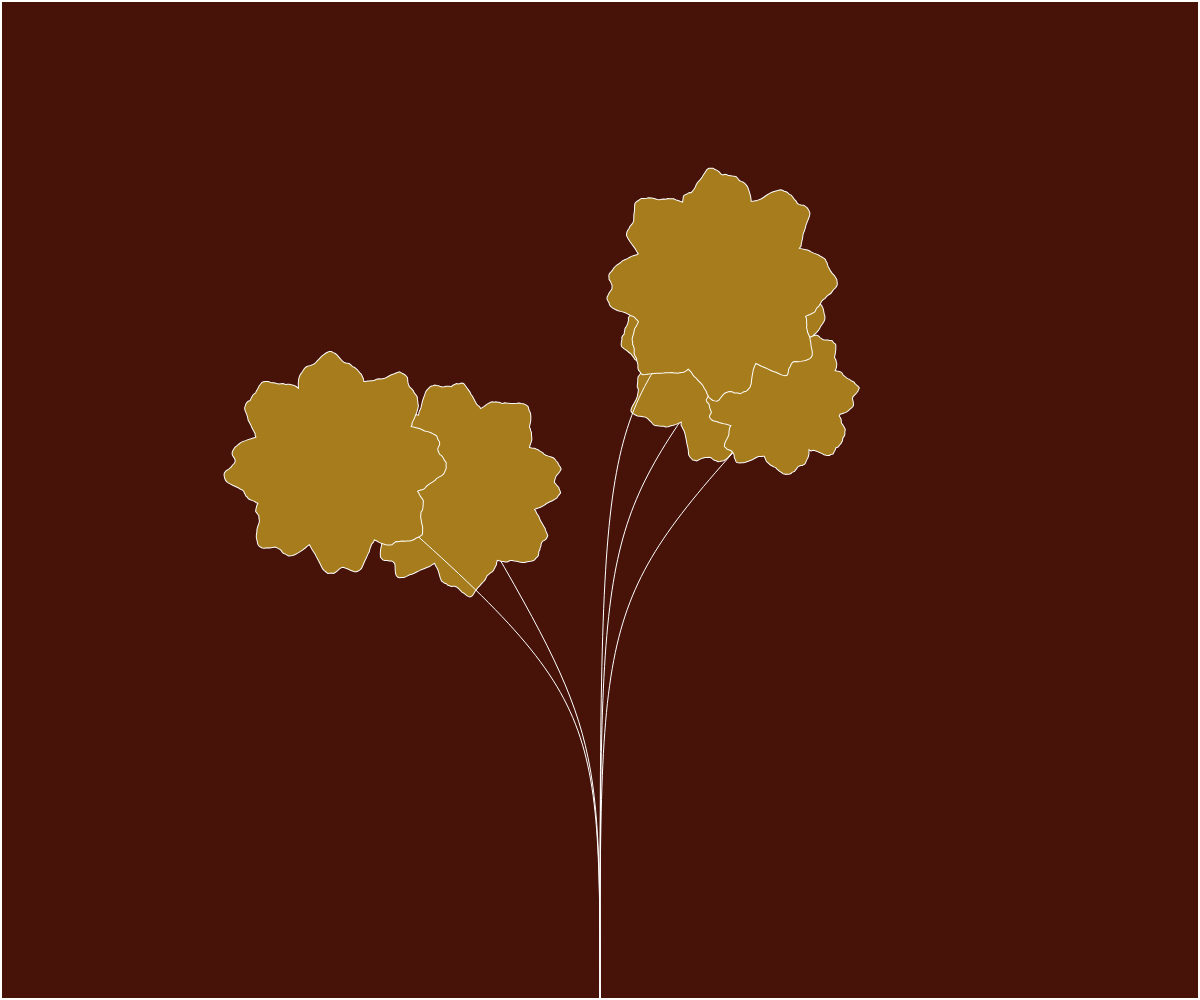
Frame 1 (no input)
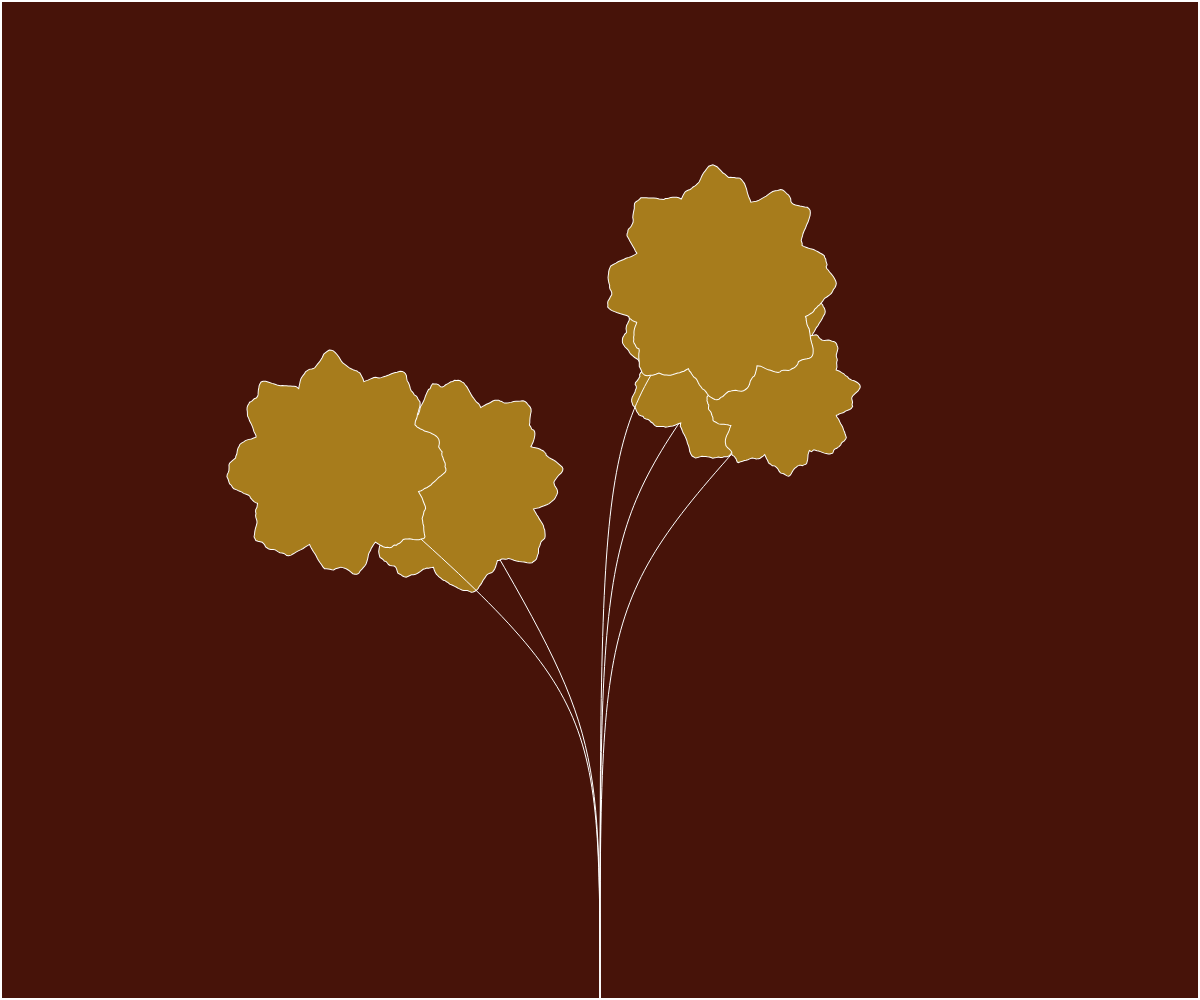
Frame 60 (no input)
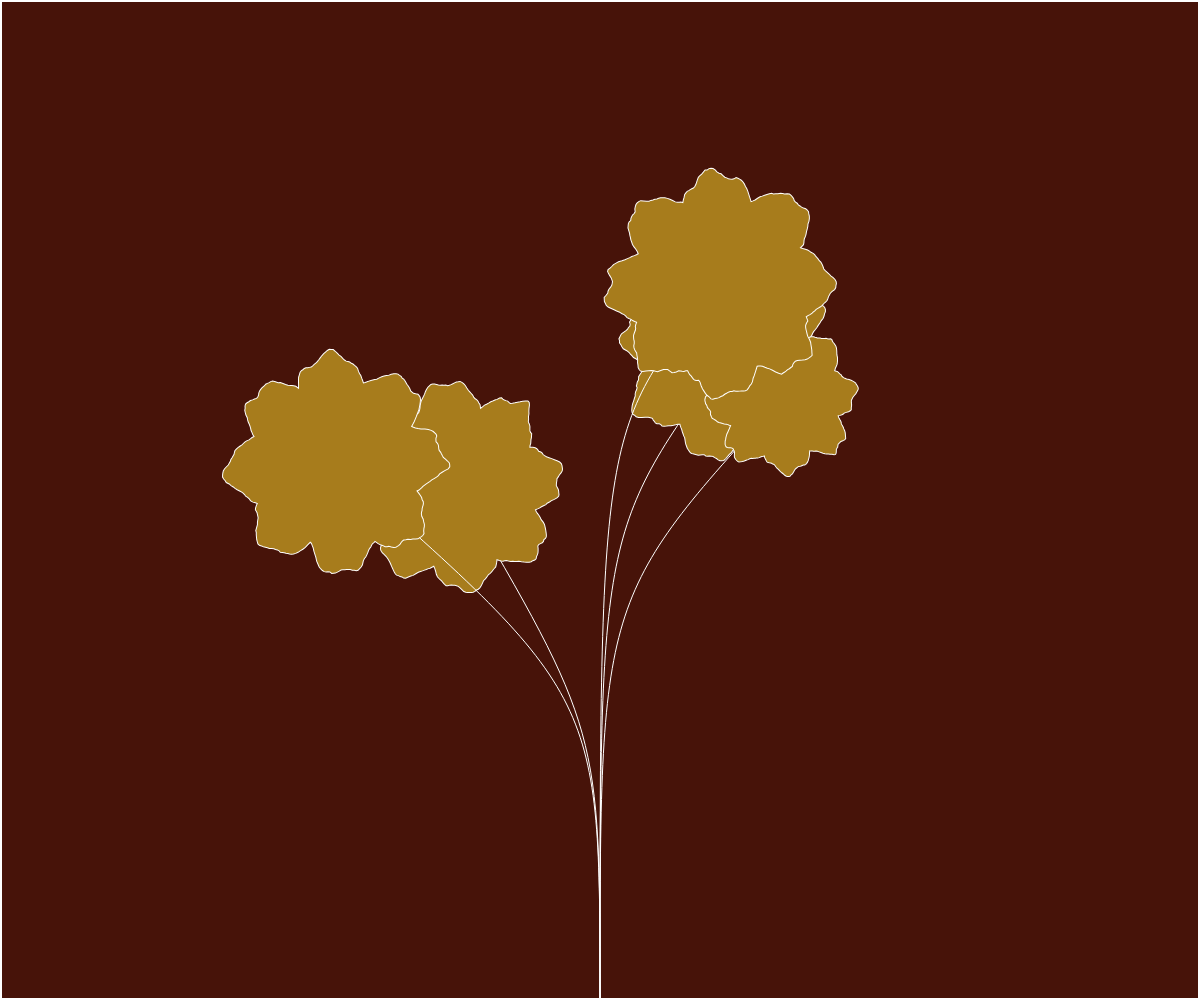
Frame 120 (the mouse pressed at the canvas centre since frame 60)

The p5.js sketch that drew these frames (run headless with seeded random() and noise() and a simulated clock; from frame 60 on, the mouse is pressed at the canvas centre):

// p5.js sketch
// ── sketch.js
let plant;
let plants = [];
let bg; let flr; let stem;

function showBorder(stWt) {
  strokeWeight(stWt*2);
  line(0, 0, width, 0);
  line(width, 0, width, height);
  line(width, height, 0, height);
  line(0, height, 0, 0);
}

function windowResized() {
  setup();
}

function setup() {
  createCanvas(windowWidth, windowHeight);
  console.log({width: width, height: height});
  bg = {col: color('rgb(71, 19, 9)')}
  flr = {col: color('rgb(255, 255, 255)'), fill: color('rgb(167, 124, 28)'), wt: 1};
  stem = {col: color('rgb(255, 255, 255)'), wt: 1};
  for (let i = 0; i < 5; i++) {
    let tol = 0.50;
    let x = width / 2;
    x += x * random(-tol, tol);
    let y = height / 2;
    y += y * random(-tol, tol);
    let rScale = map(random(), 0, 1, 0.5, 1.05);
    plants[i] = new Plant(width/2, height, x, y, height / 4 * rScale);
  }
}

function draw() {
  frameRate(25);
  background(bg.col);
  angleMode(DEGREES);

  for (let i = 0; i < plants.length; i++) {
    plants[i].show(stem.col, stem.wt, flr.col, flr.wt, flr.fill);
  }

  stroke(255);
  showBorder(2);
}

// ── flower.js
class Flower {
  constructor(x, y, r) {
    this.x = x;
    this.y = y;
    this.r = r;
    this.ang = random(TWO_PI);
    this.generatePetalPoints();
  }

  generatePetalPoints() {
    this.pt = [];
    angleMode(DEGREES);
    let i = 0;
    for (let phi = 0; phi < 360; phi += 1) {
      let r = ((40 * pow(abs(sin(phi * 8/2)), 1)) + 150)
      let bumpiness = 1 * pow(r/130, 5) * sin(phi * 19);
      r = r + bumpiness;
      r = r * this.r / 400;
      let x = r * cos(phi);
      let y = r * sin(phi);
      this.pt[i] = {x: x, y: y, r: r, phi: phi};
      i++;
    }
  }

  // show() {
  //   push();
  //   translate(this.x, this.y);
  //   beginShape();
  //   for (let i = 0; i < this.pt.length; i++) {
  //     vertex(this.pt[i].x, this.pt[i].y);
  //   }
  //   endShape();
  //   pop();
  // }

  showShake(fcol, fwt, ffill) {
    push();
    fill(ffill);
    stroke(fcol);
    strokeWeight(fwt);
    translate(this.x, this.y);
    angleMode(RADIANS);
    rotate(this.ang);
    beginShape();
    let noiseOff = random(1000);
    angleMode(DEGREES);
    for (let i = 0; i < this.pt.length; i++) {
      let r = this.pt[i].r
      // r *= random(0.95, 1.05);
      r *= map(noise(noiseOff), 0, 1, 0.95, 1.05);
      noiseOff += 0.15;
      let x = r * cos(this.pt[i].phi);
      let y = r * sin(this.pt[i].phi);
      vertex(x, y);
    }
    endShape(CLOSE);
    pop();
  }

  showGuides() {
    push();
    strokeWeight(5);
    stroke(color('rgba(255, 255, 255, 0.1)'));
    point(this.x, this.y);
    noFill();
    strokeWeight(1);
    circle(this.x, this.y, this.r);
    pop();
  }

  moveTo(px, py) {
    this.x = px;
    this.y = py;
  }
}

// ── leaf.js
class Leaf {
  constructor(xi, yi, xf, yf) {
    this.pi = createVector(xi, yi);
    this.pf = createVector(xf, yf);

    this.p2 = createVector(xi, yf * 3/2);
    this.p3 = this.p2;
  }

  showGuides() {
    push();
    strokeWeight(1);
    stroke(color('rgba(255, 255, 255, 0.28)'));
    line(this.pi.x, this.pi.y, this.pf.x, this.pf.y);
    line(this.p2.x, this.p2.y, this.p3.x, this.p3.y);
    strokeWeight(5);
    point(this.p2.x, this.p2.y);
    point(this.p3.x, this.p3.y);
    pop();
  }

  show(lcol, lwt) {
    push();
    noFill();
    stroke(lcol);
    strokeWeight(lwt);
    let x1 = this.pi.x;
    let y1 = this.pi.y;
    let x2 = this.p2.x;
    let y2 = this.p2.y;
    let x3 = this.p3.x;
    let y3 = this.p3.y;
    let x4 = this.pf.x;
    let y4 = this.pf.y;
    bezier(x1, y1, x2, y2, x3, y3, x4, y4);
    pop();
  }

  moveTo(px, py) {
    this.pf.set(px, py);
    let v3Move = this.pf.copy().sub(this.pi).div(3);
    this.p3 = this.p2.copy().add(v3Move);
  }

}

// ── plant.js
class Plant {
  constructor(xi, yi, xf, yf, flowerRad) {
    this.vi = createVector(xi, yi);
    this.vf = createVector(xf, yf);
    this.vDisp = createVector(xf - xi, yf - yi);
    this.flower = new Flower(xf, yf, flowerRad);
    this.leaf = new Leaf(xi, yi, xf, yf);
  }

  show(lcol, lwt, fcol, fwt, ffill) {
    this.leaf.show(lcol, lwt);
    this.flower.showShake(fcol, fwt, ffill);
  }

  update() {
    this.leaf.moveTo(mouseX, mouseY);
    this.flower.moveTo(mouseX, mouseY);
  }
}
